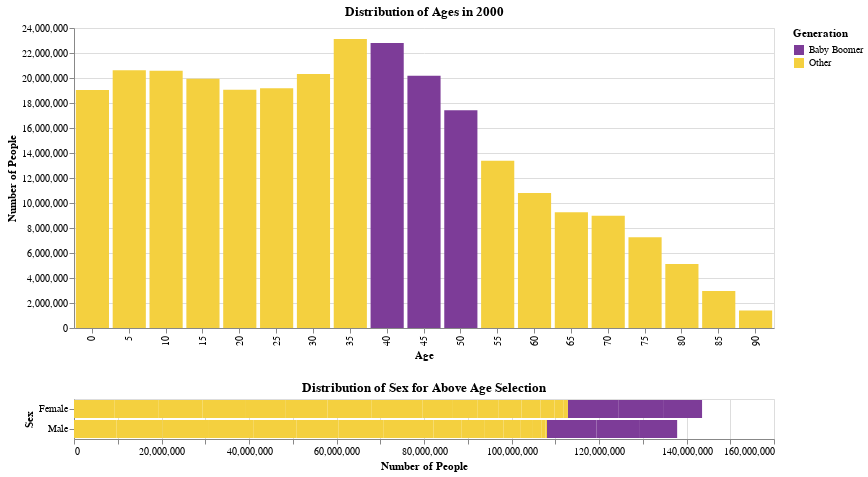

The code cell stored with this chart in its notebook:
### Markdown cell above
## Linking

Let's take a closer look at just the year 2000 data, and find what the distribution of sex is for each individual age grouping.  Plot the distribution of ages as a bar chart for just the year 2000, and link a histogram that will plot the distribution of sex for the current selection. When a bar on the top chart is selected, indicate its selection by turning the other bars light gray.  The histogram of the sex distribution below it should be a horizontal bar chart.

### Code cell
purple = "#7D3C98"
gold = "#F4D03F"
purple_gold = alt.Scale(domain=('Baby Boomer', 'Other'),
                      range=[purple, gold])
pts = alt.selection(type="single", encodings=['x'])

two = df_population.loc[df_population['year'] == 2000]
chart1 = alt.Chart(two).mark_bar().encode(
    x=alt.X('age:N', axis=alt.Axis(title='Age')),
    y=alt.Y('sum(people)', scale=alt.Scale(domain=[0, 24000000]), axis=alt.Axis(title='Number of People')),
    color=alt.condition(pts,
                     alt.Color("Generation:N", scale=purple_gold),
                     alt.value("#bababa"))
).properties(
    title='Distribution of Ages in 2000',
    width = 700
).add_selection(pts)

chart2 = alt.Chart(two).mark_bar().encode(
    x=alt.X('people:Q', scale=alt.Scale(), axis=alt.Axis(title='Number of People')),
    y=alt.Y('sex:N', axis=alt.Axis(title='Sex')),
    color=alt.Color('Generation', scale=purple_gold),order=alt.Order(
      'Generation',
      sort='descending'
    )
).properties(
    title='Distribution of Sex for Above Age Selection',
    width = 700
).transform_filter(
    pts
)

alt.vconcat(
    chart1 & chart2
).resolve_legend(
    color="independent",
    size="independent"
)

### Figure 1 — Vega-Lite specification as saved in the notebook (floating-point values rounded to 4 significant figures)
{"config": {"view": {"continuousWidth": 400, "continuousHeight": 300}}, "vconcat": [{"vconcat": [{"mark": "bar", "encoding": {"color": {"condition": {"field": "Generation", "scale": {"domain": ["Baby Boomer", "Other"], "range": ["#7D3C98", "#F4D03F"]}, "type": "nominal", "selection": "selector001"}, "value": "#bababa"}, "x": {"axis": {"title": "Age"}, "field": "age", "type": "nominal"}, "y": {"aggregate": "sum", "axis": {"title": "Number of People"}, "field": "people", "scale": {"domain": [0, 24000000]}, "type": "quantitative"}}, "selection": {"selector001": {"type": "single", "encodings": ["x"]}}, "title": "Distribution of Ages in 2000", "width": 700}, {"mark": "bar", "encoding": {"color": {"field": "Generation", "scale": {"domain": ["Baby Boomer", "Other"], "range": ["#7D3C98", "#F4D03F"]}, "type": "nominal"}, "order": {"field": "Generation", "sort": "descending", "type": "nominal"}, "x": {"axis": {"title": "Number of People"}, "field": "people", "scale": {}, "type": "quantitative"}, "y": {"axis": {"title": "Sex"}, "field": "sex", "type": "nominal"}}, "title": "Distribution of Sex for Above Age Selection", "transform": [{"filter": {"selection": "selector001"}}], "width": 700}]}], "data": {"name": "data-45dbb2e053807563beeb04c294f64c98"}, "resolve": {"legend": {"color": "independent", "size": "independent"}}, "$schema": "https://vega.github.io/schema/vega-lite/v4.17.0.json", "datasets": {"data-45dbb2e053807563beeb04c294f64c98": [{"year": 2000, "age": 0, "sex": "Male", "people": 9735380, "Generation": "Other"}, {"year": 2000, "age": 0, "sex": "Female", "people": 9310714, "Generation": "Other"}, {"year": 2000, "age": 5, "sex": "Male", "people": 10552146, "Generation": "Other"}, {"year": 2000, "age": 5, "sex": "Female", "people": 10069564, "Generation": "Other"}, {"year": 2000, "age": 10, "sex": "Male", "people": 10563233, "Generation": "Other"}, {"year": 2000, "age": 10, "sex": "Female", "people": 10022524, "Generation": "Other"}, {"year": 2000, "age": 15, "sex": "Male", "people": 10237419, "Generation": "Other"}, {"year": 2000, "age": 15, "sex": "Female", "people": 9692669, "Generation": "Other"}, {"year": 2000, "age": 20, "sex": "Male", "people": 9731315, "Generation": "Other"}, {"year": 2000, "age": 20, "sex": "Female", "people": 9324244, "Generation": "Other"}, {"year": 2000, "age": 25, "sex": "Male", "people": 9659493, "Generation": "Other"}, {"year": 2000, "age": 25, "sex": "Female", "people": 9518507, "Generation": "Other"}, {"year": 2000, "age": 30, "sex": "Male", "people": 10205879, "Generation": "Other"}, {"year": 2000, "age": 30, "sex": "Female", "people": 10119296, "Generation": "Other"}, {"year": 2000, "age": 35, "sex": "Male", "people": 11475182, "Generation": "Other"}, {"year": 2000, "age": 35, "sex": "Female", "people": 11635647, "Generation": "Other"}, {"year": 2000, "age": 40, "sex": "Male", "people": 11320252, "Generation": "Baby Boomer"}, {"year": 2000, "age": 40, "sex": "Female", "people": 11488578, "Generation": "Baby Boomer"}, {"year": 2000, "age": 45, "sex": "Male", "people": 9925006, "Generation": "Baby Boomer"}, {"year": 2000, "age": 45, "sex": "Female", "people": 10261253, "Generation": "Baby Boomer"}, {"year": 2000, "age": 50, "sex": "Male", "people": 8507934, "Generation": "Baby Boomer"}, {"year": 2000, "age": 50, "sex": "Female", "people": 8911133, "Generation": "Baby Boomer"}, {"year": 2000, "age": 55, "sex": "Male", "people": 6459082, "Generation": "Other"}, {"year": 2000, "age": 55, "sex": "Female", "people": 6921268, "Generation": "Other"}, {"year": 2000, "age": 60, "sex": "Male", "people": 5123399, "Generation": "Other"}, {"year": 2000, "age": 60, "sex": "Female", "people": 5668961, "Generation": "Other"}, {"year": 2000, "age": 65, "sex": "Male", "people": 4453623, "Generation": "Other"}, {"year": 2000, "age": 65, "sex": "Female", "people": 4804784, "Generation": "Other"}, {"year": 2000, "age": 70, "sex": "Male", "people": 3792145, "Generation": "Other"}, {"year": 2000, "age": 70, "sex": "Female", "people": 5184855, "Generation": "Other"}, {"year": 2000, "age": 75, "sex": "Male", "people": 2912655, "Generation": "Other"}, {"year": 2000, "age": 75, "sex": "Female", "people": 4355644, "Generation": "Other"}, {"year": 2000, "age": 80, "sex": "Male", "people": 1902638, "Generation": "Other"}, {"year": 2000, "age": 80, "sex": "Female", "people": 3221898, "Generation": "Other"}, {"year": 2000, "age": 85, "sex": "Male", "people": 970357, "Generation": "Other"}, {"year": 2000, "age": 85, "sex": "Female", "people": 1981156, "Generation": "Other"}, {"year": 2000, "age": 90, "sex": "Male", "people": 336303, "Generation": "Other"}, {"year": 2000, "age": 90, "sex": "Female", "people": 1064581, "Generation": "Other"}]}}
